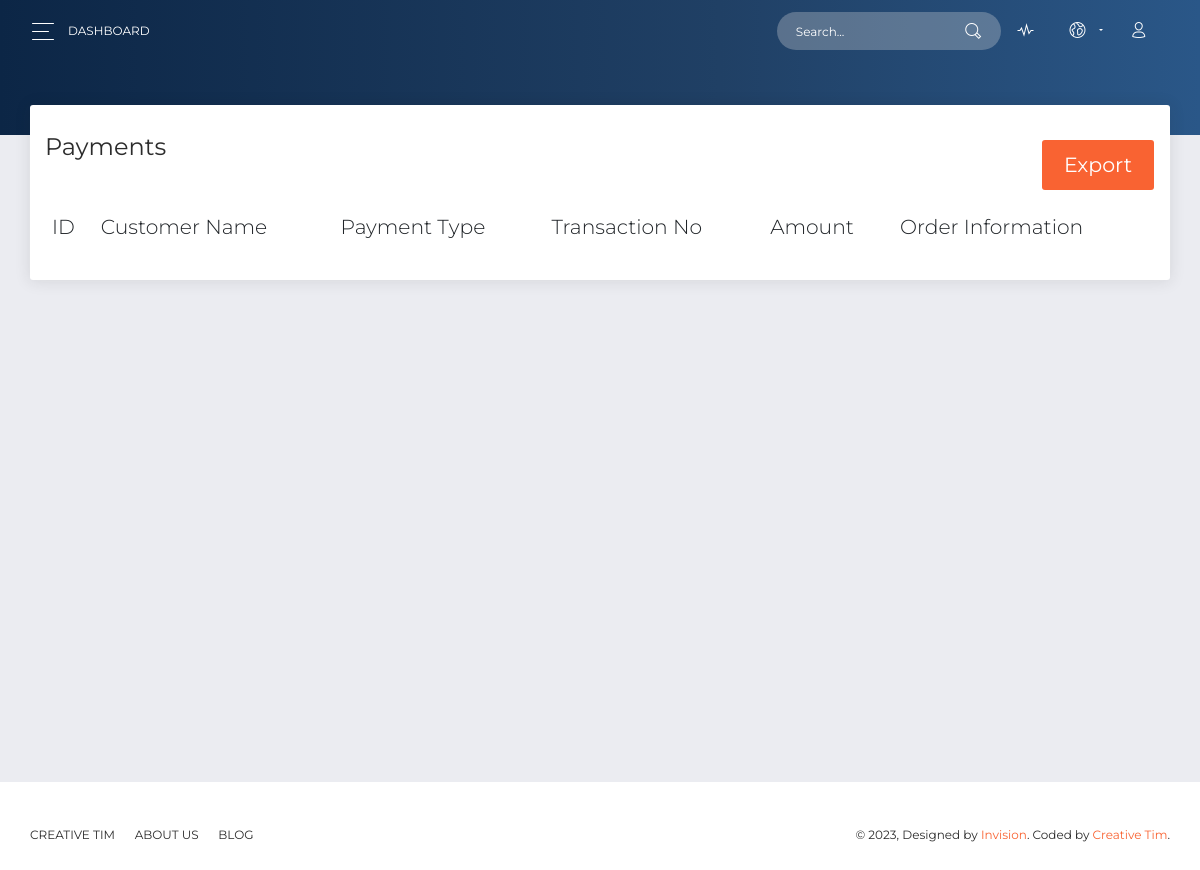
Page /admin/payment.php on the earlier database version.
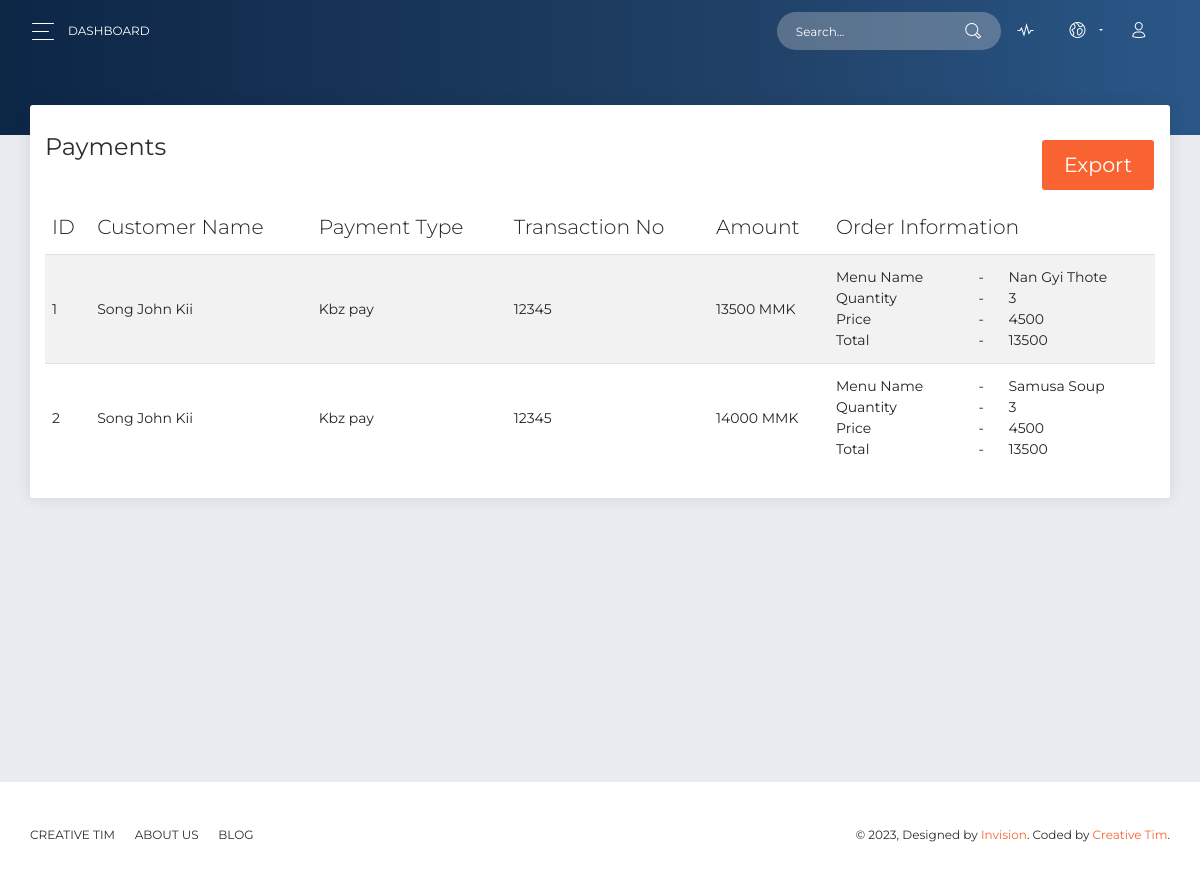
Same page on the later database version.
### tables this page shows
CREATE TABLE `payments` (
  `id` int NOT NULL,
  `order_id` int NOT NULL,
  `paymenttype_id` int NOT NULL,
  `transaction_no` varchar(255) DEFAULT NULL,
  `created_at` timestamp NOT NULL DEFAULT CURRENT_TIMESTAMP,
  `amount` int NOT NULL
);

CREATE TABLE `users` (
  `id` int NOT NULL,
  `name` varchar(255) NOT NULL,
  `role` int NOT NULL COMMENT '1 => admin,\r\n2 => staff,\r\n3 => customer,\r\n4 => delivery\r\n',
  `email` varchar(255) NOT NULL,
  `phone_number` varchar(255) NOT NULL,
  `address` text NOT NULL,
  `password` text NOT NULL,
  `delivery_status` int NOT NULL DEFAULT '0' COMMENT '0 => available,\r\n1 => unavailable',
  `deleted_at` int DEFAULT '0'
);

CREATE TABLE `payment_types` (
  `id` int NOT NULL,
  `type` varchar(255) NOT NULL,
  `deleted_at` int NOT NULL DEFAULT '0' COMMENT '0 => not\r\n1 => deleted'
);

### admin/payment.php (the view, shortened to what this page needs)
<?php
    include_once('header.php');
    $select_payment = "SELECT * FROM payments p, payment_types pt, orders o, users u
                       WHERE pt.id = p.paymenttype_id AND o.id = p.order_id AND o.customer_id = u.id
                       ORDER BY p.id DESC";
    $select_payment_query = mysqli_query($connect,$select_payment);
    $count_payment = mysqli_num_rows($select_payment_query);
?>
      <div class="panel-header panel-header-sm">
      </div>
      <div class="content">
        <div class="row">
          <div class="col-md-12">
            <div class="card">
              <div class="card-header">
                <h4 class="card-title">Payments  <a href="export.php" class="btn btn-primary" style="float:right !important;">Export</a></h4>
              </div>
              <div class="card-body">
                    <table class="table table-hover table-striped" id="payment-list">
                        <thead>
                            <th>ID</th>
                            <th>Customer Name</th>
                            <th>Payment Type</th>
                            <th>Transaction No </th>
                            <th>Amount</th>
                            <th>Order Information</th>
                        </thead>
                        <tbody>
                        <?php
                            if($count_payment > 0)
                            {
                                for ($i=1; $i <= $count_payment; $i++) {
                                    $row_payment = mysqli_fetch_assoc($select_payment_query);
                                    $order_information = json_decode($row_payment['order_information']);
                                ?>
                            <tr>
                                <td><?php echo $i; ?></td>
                                <td><?php echo $row_payment['name'];?></td>
                                <td><?php echo $row_payment['type']; ?></td>
                                <td><?php echo $row_payment['transaction_no']; ?></td>
                                <td><?php echo $row_payment['amount']; ?> MMK </td>
                                <td>
                                    <?php
                                        foreach($order_information as $order_informations)
                                        {
                                    ?>
                                        <div class="row">
                                            <div class="col-md-5">Menu Name</div>
                                            <div class="col-md-1">-</div>
                                            <div class="col-md-5"><?php echo $order_informations->menu_name; ?></div>
                                        </div>
                                        <div class="row">
                                            <div class="col-md-5">Quantity</div>
                                            <div class="col-md-1">-</div>
                                            <div class="col-md-5"><?php echo $order_informations->quantity; ?></div>
                                        </div>
                                        <div class="row">
                                            <div class="col-md-5">Price</div>
                                            <div class="col-md-1">-</div>
                                            <div class="col-md-5"><?php echo $order_informations->price; ?></div>
                                        </div>
                                        <div class="row">
                                            <div class="col-md-5">Total</div>
                                            <div class="col-md-1">-</div>
                                            <div class="col-md-5"><?php echo $order_informations->total; ?></div>
                                        </div>
                                    <?php
                                        }
                                    ?>
                                </td>
                            </tr>
                            <?php
                                }
                            }
                            ?>
                        </tbody>
                        </table>
                    </div>
                </div>
            </div>
        </div>
    </div>
</div>
</div>
<?php
    include_once('footer.php');
?>

Differences in the rows shown:
added payments: users.name "Song John Kii", payment_types.type "Kbz pay", transaction_no "12345", amount "13500", menu_name "Nan Gyi Thote", quantity "3", price "4500", total "13500"
added payments: users.name "Song John Kii", payment_types.type "Kbz pay", transaction_no "12345", amount "14000", menu_name "Samusa Soup", quantity "3", price "4500", total "13500"
